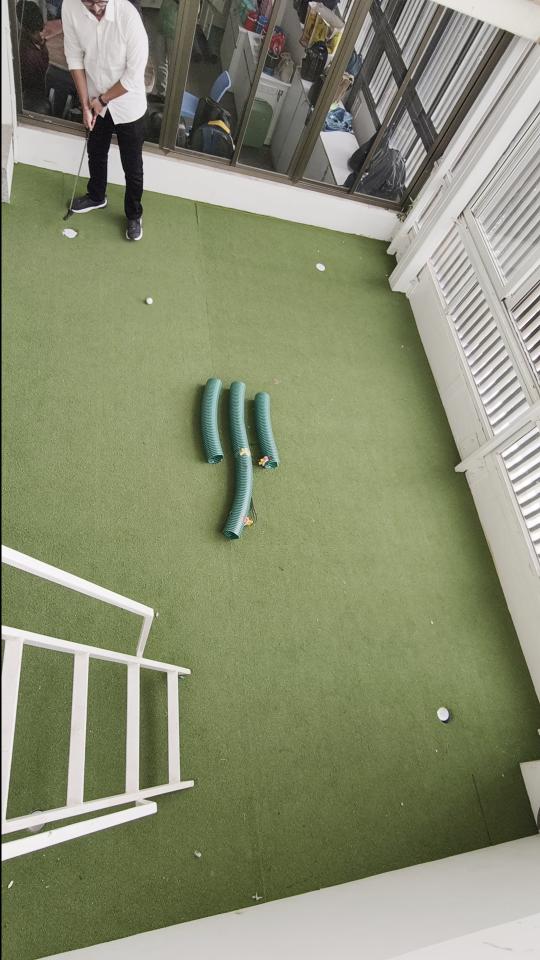
#> input picture sample_frame_100.png, 1080 x 1920 px, given in place of mystream, which was not available (shown at 1/2 size)
$ python debug_find_ball.py
#> lines starting #> are read from the running program, lines starting #| are printed output that depends on the picture; after the words box and inside, x2 and y2 are one past the last pixel; in counts of white or black regions, pixels touching at a corner belong together; pictures that were not available may be replaced by others from this repository, and a replacement may not be noted
"""
Find the exact position of the orange ball in the live frame.
Scans for the best orange candidate and reports its coordinates.
"""
import cv2
import numpy as np
import json
import os

def main():
    source = "rtsp://10.30.7.125:8554/mystream"
    os.environ["OPENCV_FFMPEG_CAPTURE_OPTIONS"] = "rtsp_transport;tcp"
    cap = cv2.VideoCapture(source, cv2.CAP_FFMPEG)

    if not cap.isOpened():
        print("ERROR: Cannot open stream")
        return

    # Stabilize
    for _ in range(15):
        cap.grab()

    ret, frame = cap.read()
#> frame is the input picture: shape (1920, 1080, 3); mean B, G, R 113.4, 141.4, 136.5
    cap.release()

    if not ret:
        print("ERROR: Cannot read frame")
        return

    h, w = frame.shape[:2]
#> h = 1920; w = 1080
    print(f"Frame: {w}x{h}")
#| Frame: 1080x1920

    # Work at ORIGINAL resolution (no resize) to get exact coordinates
    hsv = cv2.cvtColor(frame, cv2.COLOR_BGR2HSV)
#> hsv: shape (1920, 1080, 3); mean H, S, V 35.2, 60.5, 142.9

    # Use the broadest orange range
    lower = np.array([3, 75, 25])
    upper = np.array([22, 255, 255])
    mask = cv2.inRange(hsv, lower, upper)
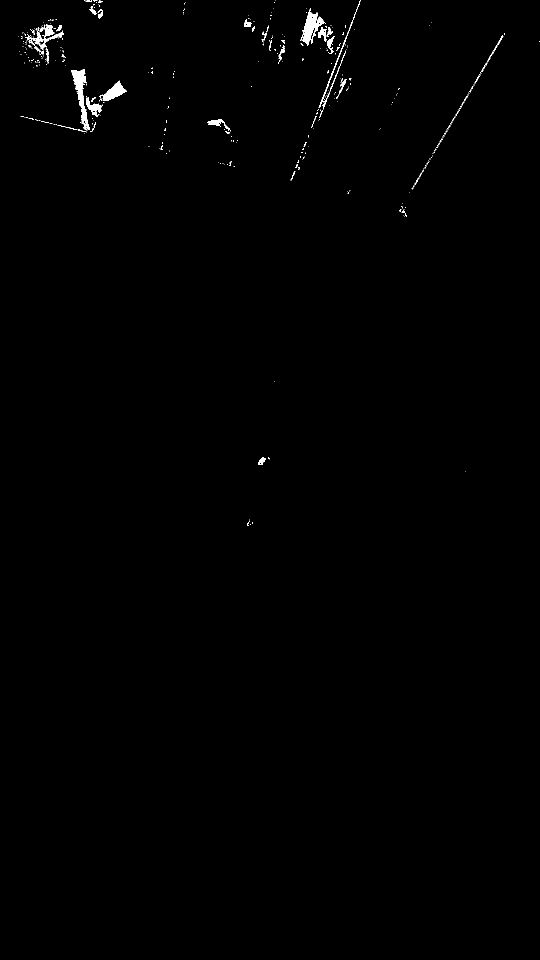
#> mask: shape (1920, 1080) (shown at 1/2 size); 0.48% white; 404 white regions (357 under 20 px), largest, box (x1, y1, x2, y2) and area: (142, 138, 180, 261) 1550, (600, 16, 649, 92) 1404, (199, 161, 253, 202) 940
    kernel = cv2.getStructuringElement(cv2.MORPH_ELLIPSE, (3, 3))
    mask = cv2.morphologyEx(mask, cv2.MORPH_OPEN, kernel)
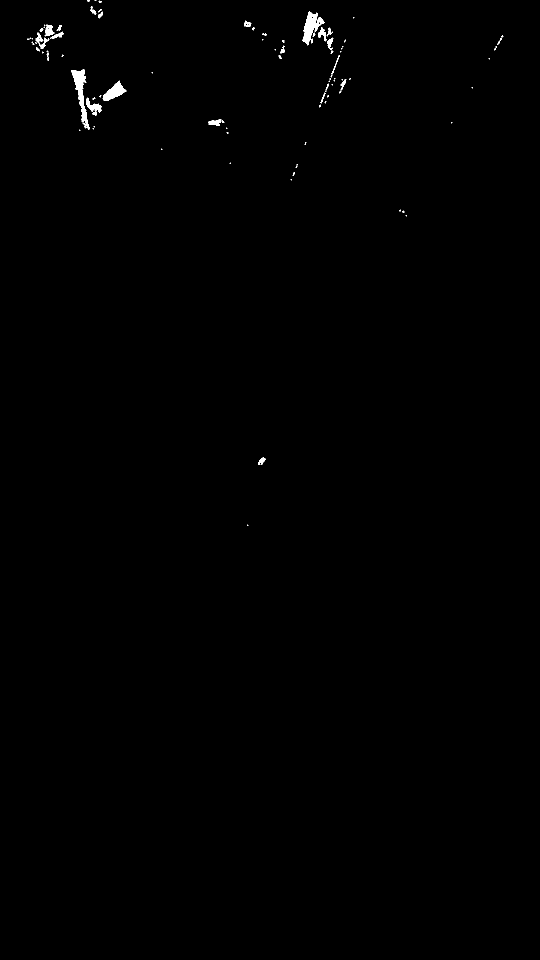
#> mask: shape (1920, 1080) (shown at 1/2 size); 0.34% white; 91 white regions (62 under 20 px)

    contours, _ = cv2.findContours(mask, cv2.RETR_EXTERNAL, cv2.CHAIN_APPROX_SIMPLE)
#> contours = 91 contours, 67 with area under 20; largest, box (x1, y1, x2, y2) and area: (142, 139, 180, 260) 1363, (605, 23, 649, 91) 1214, (205, 161, 253, 202) 848, (172, 195, 204, 232) 390, (89, 49, 109, 73) 255

    print(f"\nOrange contours found at ORIGINAL {w}x{h} resolution:")
#| Orange contours found at ORIGINAL 1080x1920 resolution:
    best = None
    best_score = 0
    for cnt in contours:
        area = cv2.contourArea(cnt)
        if area >= 5:
            x, y, bw, bh = cv2.boundingRect(cnt)
            cx = x + bw // 2
            cy = y + bh // 2
            perimeter = cv2.arcLength(cnt, True)
            circ = 4 * np.pi * area / (perimeter ** 2) if perimeter > 0 else 0
            roi = hsv[y:y+bh, x:x+bw]
            mean_h, mean_s, mean_v, _ = cv2.mean(roi)

            print(f"  pos=({cx}, {cy}) area={area:.1f} circ={circ:.2f} HSV=({mean_h:.0f}, {mean_s:.0f}, {mean_v:.0f}) bbox=({x},{y},{bw},{bh})")

            # Score: prefer high saturation + circularity + area in ball range
            score = circ * min(area, 200) * (mean_s / 255)
            if score > best_score:
                best_score = score
                best = (cx, cy, area, circ, mean_h, mean_s, mean_v)
#> this loop made 91 passes
#> (area, x, y, bw, bh, cx, cy, perimeter) on passes 2, 19: (109, 516, 914, 16, 16, 524, 922, 55.6), (203.5, 416, 238, 27, 14, 429, 245, 78.18)
#> (area, x, y, bw, bh, cx, cy, perimeter) on passes 23, 26, 29, 31, 33, 39: (389.5, 172, 195, 32, 37, 188, 213, 158.8), (34, 641, 185, 10, 22, 646, 196, 49.46), (20, 650, 167, 8, 17, 654, 175, 41.11), (848.5, 205, 161, 48, 41, 229, 181, 137.1), (80.5, 678, 158, 15, 29, 685, 172, 74.33), (1363, 142, 139, 38, 121, 161, 199, 351.5)
#|   pos=(524, 922) area=109.0 circ=0.44 HSV=(26, 115, 148) bbox=(516,914,16,16)
#|   pos=(806, 423) area=8.5 circ=0.75 HSV=(19, 78, 50) bbox=(804,421,5,5)
#|   pos=(800, 421) area=5.5 circ=0.84 HSV=(19, 81, 50) bbox=(798,419,4,4)
#|   pos=(587, 348) area=11.0 circ=0.46 HSV=(21, 78, 64) bbox=(585,344,5,8)
#|   pos=(593, 332) area=7.0 circ=0.24 HSV=(22, 76, 60) bbox=(591,328,5,8)
#|   pos=(455, 266) area=5.5 circ=0.84 HSV=(22, 118, 112) bbox=(453,264,4,4)
#|   pos=(446, 243) area=10.0 circ=0.44 HSV=(20, 93, 106) bbox=(443,240,6,6)
#|   pos=(429, 245) area=203.5 circ=0.42 HSV=(23, 106, 121) bbox=(416,238,27,14)
#> (further printed lines are left out)

    if best:
        cx, cy, area, circ, mh, ms, mv = best
        print(f"\n*** BEST BALL CANDIDATE ***")
        print(f"  Position (original 1920x1080): ({cx}, {cy})")
#|   Position (original 1920x1080): (429, 245)
        print(f"  Area={area:.1f}, Circularity={circ:.2f}, HSV=({mh:.0f}, {ms:.0f}, {mv:.0f})")
#|   Area=203.5, Circularity=0.42, HSV=(23, 106, 121)

        # Draw it on the frame
        display = frame.copy()
        cv2.circle(display, (cx, cy), 30, (0, 0, 255), 2)
#> display: shape (1920, 1080, 3); 0.03% of pixels changed, all inside (x1, y1, x2, y2) = (398, 214, 461, 277)
        cv2.putText(display, f"BALL ({cx},{cy})", (cx + 35, cy),
                    cv2.FONT_HERSHEY_SIMPLEX, 0.7, (0, 0, 255), 2)
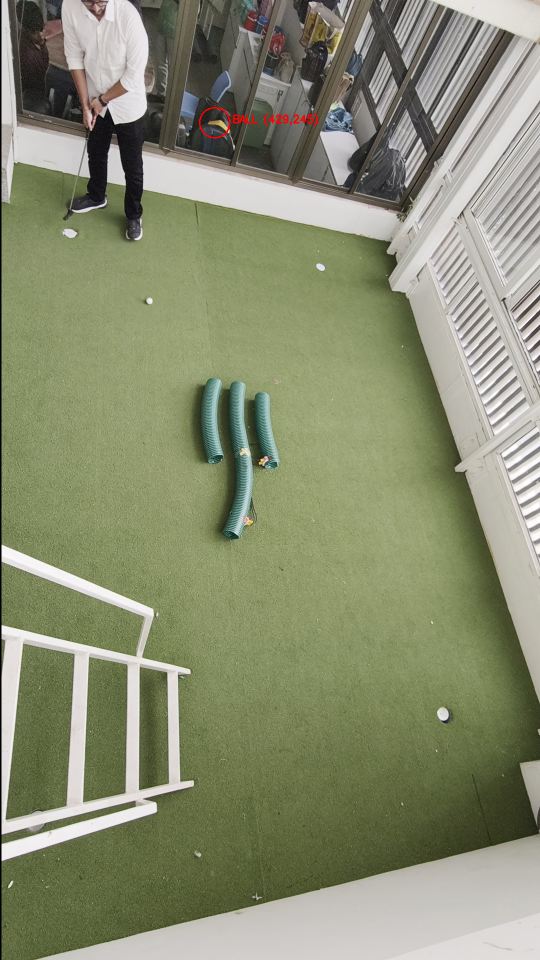
#> display: shape (1920, 1080, 3) (shown at 1/2 size); mean B, G, R 113.4, 141.3, 136.7

        # Draw current tee point for comparison
        with open("config/calibration.json", "r") as f:
#> (reads config/calibration.json from the repository)
            cal = json.load(f)
        for region in cal.get("ignore_regions", []):
            if "tee" in region.get("name", "").lower():
                tx, ty = region["x"], region["y"]
                cv2.circle(display, (tx, ty), 30, (0, 255, 255), 2)
                cv2.putText(display, f"TEE ({tx},{ty})", (tx + 35, ty),
                            cv2.FONT_HERSHEY_SIMPLEX, 0.7, (0, 255, 255), 2)
                dist = ((cx - tx)**2 + (cy - ty)**2)**0.5
                print(f"\n  Current TEE calibration: ({tx}, {ty})")
                print(f"  Distance from ball to TEE: {dist:.1f}px")
                if dist > 60:
                    print(f"  *** TEE IS MISCALIBRATED! Distance {dist:.0f}px > 60px threshold ***")
                    print(f"  *** Tracker will NEVER register this ball because it's too far from TEE ***")
                break
#> this loop made 1 pass
#|   Distance from ball to TEE: 142.5px
#|   *** TEE IS MISCALIBRATED! Distance 143px > 60px threshold ***
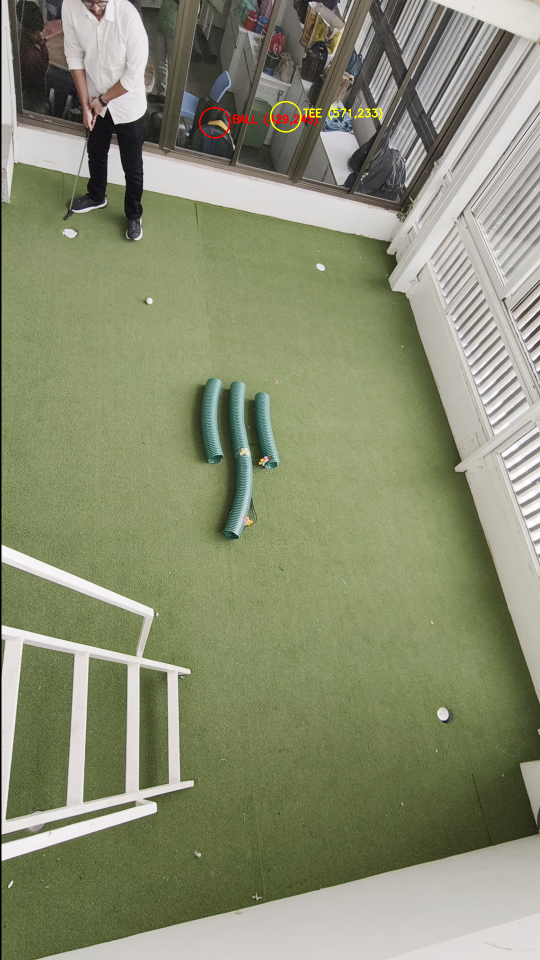
#> display: shape (1920, 1080, 3) (shown at 1/2 size); 0.08% of pixels changed, all inside (x1, y1, x2, y2) = (540, 202, 765, 265)

        cv2.imwrite("debug_ball_vs_tee.png", display)
        print(f"\nSaved: debug_ball_vs_tee.png")
    else:
        print("\nNo orange ball candidates found!")

if __name__ == "__main__":
    main()
